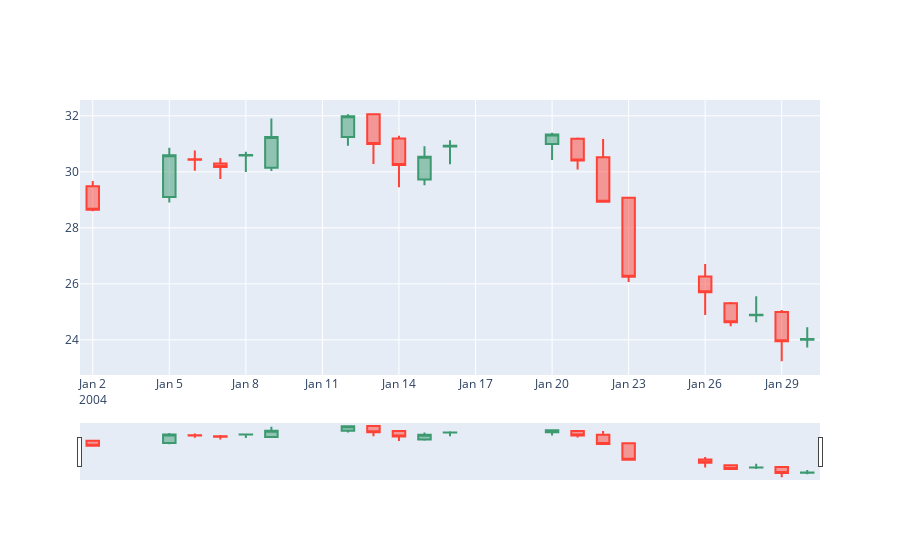

Notebook code for this chart:
### Code cell
#!pip install plotly
import plotly.graph_objects as go

import pandas as pd
from datetime import datetime

#df = pd.read_csv('https://raw.githubusercontent.com/plotly/datasets/master/finance-charts-apple.csv')

fig = go.Figure(data=[go.Candlestick(x=df_LRCX['Date'],
                open=df_LRCX['Open'],
                high=df_LRCX['High'],
                low=df_LRCX['Low'],
                close=df_LRCX['Close'])])

fig.show()

### Figure 1 — Plotly figure (JSON) as saved in the notebook; plotly's stock layout.template omitted (floating-point values rounded to 4 significant figures)
{"data": [{"close": [28.65, 30.59, 30.43, 30.18, 30.6, 31.24, 31.98, 30.99, 30.24, 30.54, 30.94, 31.33, 30.4, 28.93, 26.26, 25.7, 24.63, 24.9, 23.95, 24.03], "high": [29.67, 30.86, 30.76, 30.49, 30.72, 31.9, 32.06, 32.07, 31.29, 30.92, 31.12, 31.4, 31.22, 31.17, 29.09, 26.71, 25.35, 25.56, 25.07, 24.45], "low": [28.6, 28.9, 30.04, 29.74, 30.0, 30.03, 30.94, 30.28, 29.45, 29.52, 30.27, 30.42, 30.09, 28.92, 26.07, 24.89, 24.48, 24.63, 23.24, 23.73], "open": [29.49, 29.1, 30.45, 30.29, 30.58, 30.15, 31.24, 32.06, 31.19, 29.72, 30.91, 30.99, 31.18, 30.52, 29.07, 26.26, 25.31, 24.88, 25.0, 24.01], "type": "candlestick", "x": ["2004-01-02T00:00:00", "2004-01-05T00:00:00", "2004-01-06T00:00:00", "2004-01-07T00:00:00", "2004-01-08T00:00:00", "2004-01-09T00:00:00", "2004-01-12T00:00:00", "2004-01-13T00:00:00", "2004-01-14T00:00:00", "2004-01-15T00:00:00", "2004-01-16T00:00:00", "2004-01-20T00:00:00", "2004-01-21T00:00:00", "2004-01-22T00:00:00", "2004-01-23T00:00:00", "2004-01-26T00:00:00", "2004-01-27T00:00:00", "2004-01-28T00:00:00", "2004-01-29T00:00:00", "2004-01-30T00:00:00"]}], "layout": {}}
